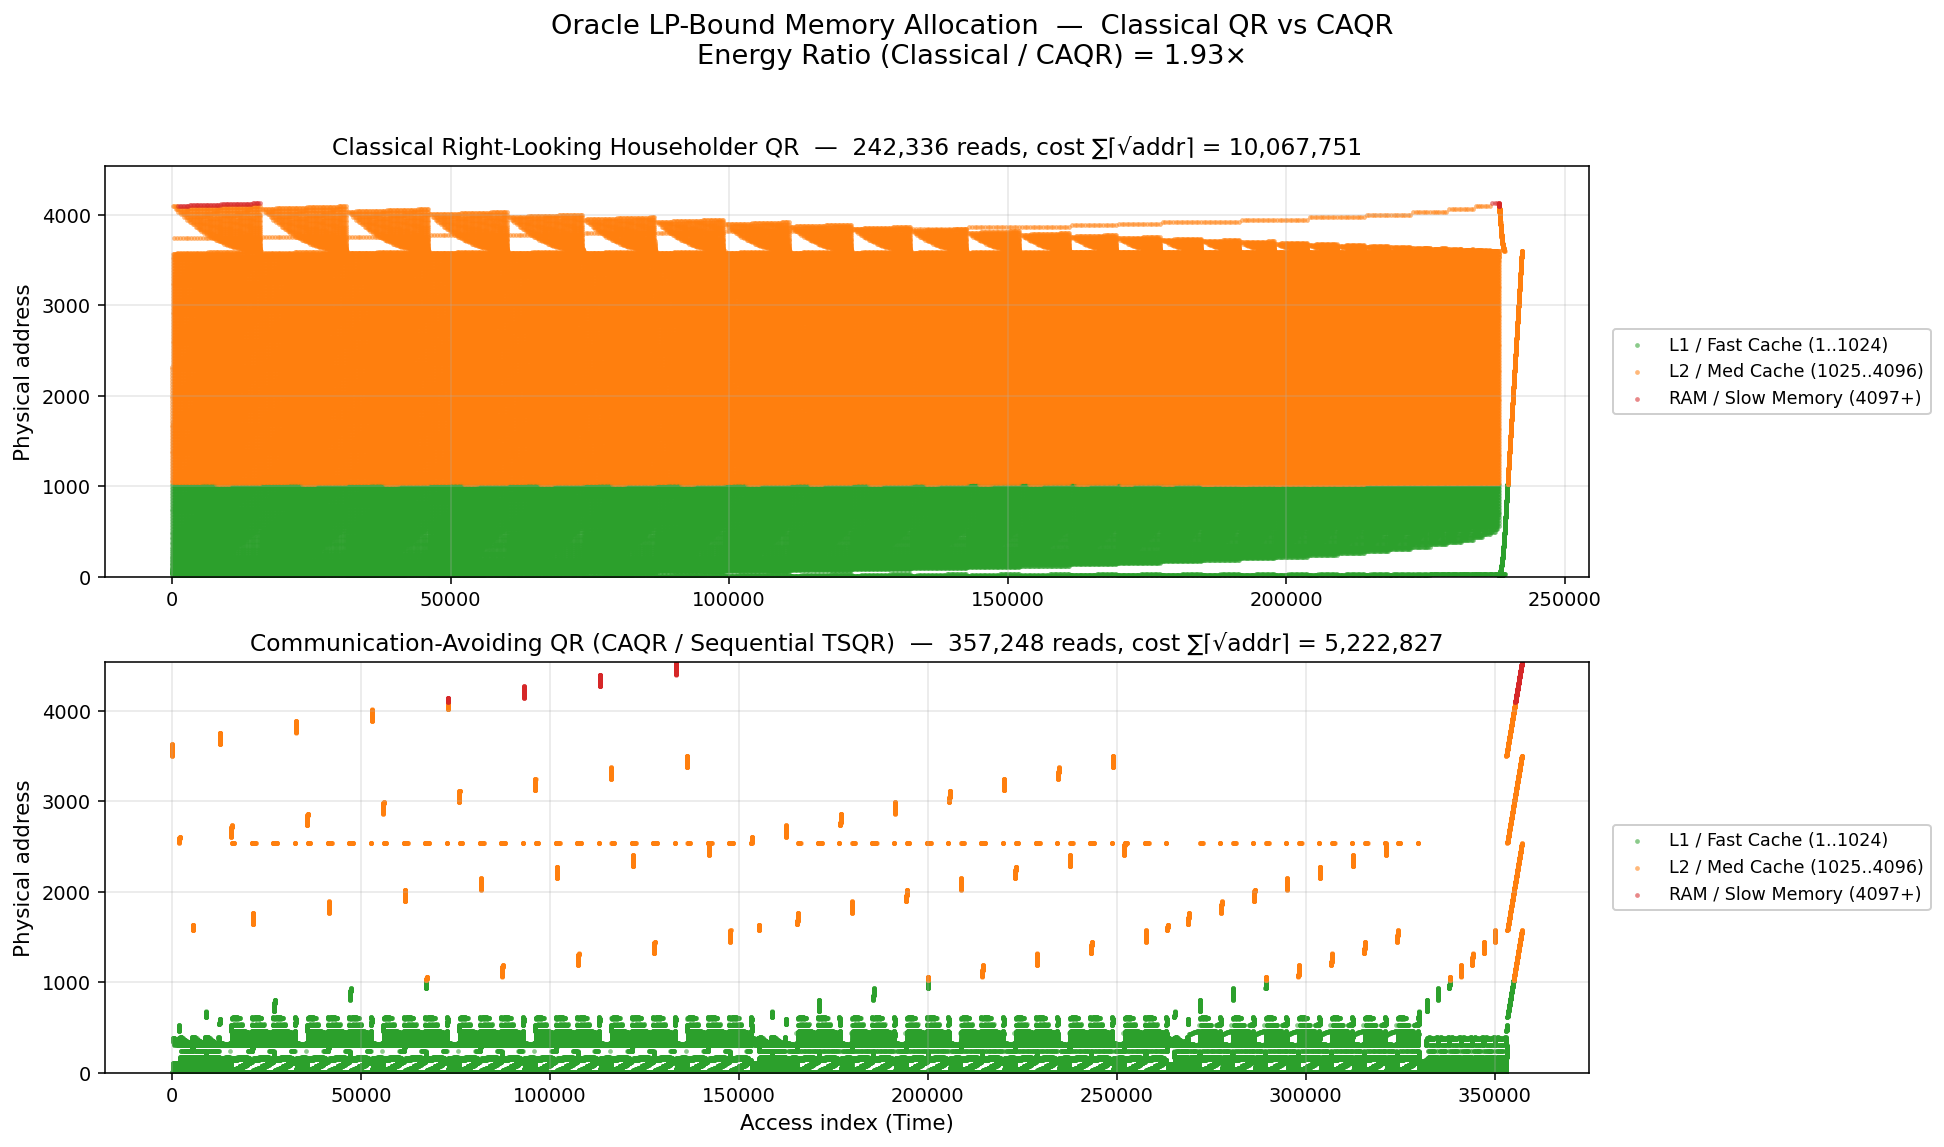

Write Python code to recreate this figure.
#!/Users/yaroslavvb/.local/bin/uv run --script
# /// script
# requires-python = ">=3.9"
# dependencies = ["matplotlib", "numpy"]
# ///
"""Self-contained script comparing CAQR vs Classical Householder QR.

Motivated by Demmel et al. (2008) "Communication-optimal parallel and
sequential QR and LU factorizations".

Generates caqr_vs_classical.png demonstrating the reduction in continuous
data movement (bytedmd cost) when utilizing TSQR panels and CAQR trailing updates.

Run:
    uv run --script caqr_vs_classical.py
"""

import bisect
import math
import os
from typing import List, Tuple

import matplotlib
matplotlib.use('Agg')
import matplotlib.pyplot as plt
import numpy as np

# ============================================================================
# 1. Profile-Guided Oracle Allocator (Approximating Continuous LP Bounds)
# ============================================================================

class OracleAllocator:
    """
    Solves the Interval Packing Problem via Greedy Coloring.
    Phase 1: Records exact lifetimes and access frequencies of variables.
    Phase 2: Ranks variables by read-density and packs them into the optimal
             non-overlapping fixed physical addresses.
    Phase 3: Executes using the perfectly optimized static physical map.
    """
    def __init__(self):
        self.mode = 'trace'
        self.tick = 0
        self.intervals = {}
        self.next_v_addr = 1

        self.v_to_p = {}
        self.memory = {}
        self.cost = 0
        self.log = []

    def alloc(self, size: int) -> int:
        v = self.next_v_addr
        self.next_v_addr += size
        if self.mode == 'trace':
            for i in range(size):
                self.intervals[v + i] = [self.tick, self.tick, 0]
        self.tick += 1
        return v

    def write(self, v_addr: int, val: float) -> None:
        self.tick += 1
        if self.mode == 'trace':
            if v_addr not in self.intervals:
                self.intervals[v_addr] = [self.tick, self.tick, 0]
            else:
                self.intervals[v_addr][1] = self.tick
        else:
            p_addr = self.v_to_p.get(v_addr, v_addr)
            self.memory[p_addr] = val

    def read(self, v_addr: int) -> float:
        self.tick += 1
        if self.mode == 'trace':
            if v_addr not in self.intervals:
                self.intervals[v_addr] = [self.tick, self.tick, 0]
            self.intervals[v_addr][1] = self.tick
            self.intervals[v_addr][2] += 1
            return 0.0
        else:
            p_addr = self.v_to_p.get(v_addr, v_addr)
            self.log.append(p_addr)
            self.cost += math.isqrt(max(0, p_addr - 1)) + 1
            return self.memory.get(p_addr, 0.0)

    def compile(self):
        valid_addrs = [a for a, info in self.intervals.items() if info[2] > 0]

        def sort_key(a):
            start, end, reads = self.intervals[a]
            return (-reads, end - start)

        valid_addrs.sort(key=sort_key)

        tracks = []
        for a in valid_addrs:
            start, end, _ = self.intervals[a]
            assigned_p = -1
            for p, track in enumerate(tracks):
                idx = bisect.bisect_right(track, (start, float('inf')))
                overlap = False
                if idx > 0 and track[idx-1][1] >= start: overlap = True
                if idx < len(track) and track[idx][0] <= end: overlap = True

                if not overlap:
                    track.insert(idx, (start, end))
                    assigned_p = p + 1
                    break

            if assigned_p == -1:
                tracks.append([(start, end)])
                assigned_p = len(tracks)

            self.v_to_p[a] = assigned_p

        self.mode = 'execute'
        self.tick = 0
        self.next_v_addr = 1
        self.memory.clear()
        self.cost = 0
        self.log.clear()


def load_matrix(alloc, M, N):
    ptr = alloc.alloc(M * N)
    for i in range(M):
        for j in range(N):
            alloc.write(ptr + i * N + j, 1.0)
    return ptr

# ============================================================================
# 2. Base Math: Householder QR Components
# ============================================================================

def standard_qr(alloc, pA, pTau, M, N, strideA):
    """Standard column-by-column Householder QR."""
    for j in range(min(M, N)):
        # 1. Compute Norm
        norm_sq = 0.0
        for i in range(j, M):
            val = alloc.read(pA + i * strideA + j)
            norm_sq += val * val

        # 2. Householder vector v & tau
        a_jj = alloc.read(pA + j * strideA + j)
        u0 = a_jj + math.sqrt(max(0.0, norm_sq))
        alloc.write(pA + j * strideA + j, u0)
        alloc.write(pTau + j, 2.0)

        # 3. Update trailing matrix
        for k in range(j + 1, N):
            dot = 0.0
            for i in range(j, M):
                dot += alloc.read(pA + i * strideA + j) * alloc.read(pA + i * strideA + k)

            tau = alloc.read(pTau + j)
            scale = tau * dot

            for i in range(j, M):
                val = alloc.read(pA + i * strideA + k)
                v_i = alloc.read(pA + i * strideA + j)
                alloc.write(pA + i * strideA + k, val - scale * v_i)


def apply_Q_T(alloc, pV, pTau, M, N_V, strideV, pC, N_C, strideC):
    """Applies Q^T (from pV, pTau) to trailing matrix C."""
    for j in range(N_V):
        for k in range(N_C):
            dot = 0.0
            for i in range(j, M):
                dot += alloc.read(pV + i * strideV + j) * alloc.read(pC + i * strideC + k)

            tau = alloc.read(pTau + j)
            scale = tau * dot

            for i in range(j, M):
                val = alloc.read(pC + i * strideC + k)
                v_i = alloc.read(pV + i * strideV + j)
                alloc.write(pC + i * strideC + k, val - scale * v_i)

# ============================================================================
# 3. Communication-Avoiding QR (Sequential TSQR / CAQR)
# ============================================================================

def caqr_panel_step(alloc, pA, start_col, M, N, b, B_row, strideA):
    """Sequential CAQR on a panel of width b, and trailing matrix update."""
    P = M // B_row
    if P == 0: return

    pR_prev = alloc.alloc(b * b)
    C_N = N - start_col - b  # Trailing matrix width

    # === Step 1: Factor first block ===
    pBlock = alloc.alloc(B_row * b)
    pTau = alloc.alloc(b)

    for i in range(B_row):
        for j in range(b):
            alloc.write(pBlock + i * b + j, alloc.read(pA + i * strideA + start_col + j))

    standard_qr(alloc, pBlock, pTau, B_row, b, b)

    for i in range(b):
        for j in range(i, b):
            alloc.write(pR_prev + i * b + j, alloc.read(pBlock + i * b + j))
        for j in range(0, i):
            alloc.write(pR_prev + i * b + j, 0.0)

    # Trailing matrix update for first block
    if C_N > 0:
        for c_start in range(0, C_N, b):
            c_width = min(b, C_N - c_start)
            pCBlock = alloc.alloc(B_row * c_width)
            for i in range(B_row):
                for k in range(c_width):
                    alloc.write(pCBlock + i * c_width + k, alloc.read(pA + i * strideA + start_col + b + c_start + k))

            apply_Q_T(alloc, pBlock, pTau, B_row, b, b, pCBlock, c_width, c_width)

            for i in range(B_row):
                for k in range(c_width):
                    alloc.write(pA + i * strideA + start_col + b + c_start + k, alloc.read(pCBlock + i * c_width + k))

    # Write Q factor back to A
    for i in range(B_row):
        for j in range(b):
            alloc.write(pA + i * strideA + start_col + j, alloc.read(pBlock + i * b + j))

    # === Step 2: Flat tree reduction for remaining blocks ===
    for p in range(1, P):
        start_row = p * B_row

        # 2b x b matrix: top is R_prev, bottom is next block from A
        pTemp = alloc.alloc((b + B_row) * b)
        pTempTau = alloc.alloc(b)

        for i in range(b):
            for j in range(b):
                alloc.write(pTemp + i * b + j, alloc.read(pR_prev + i * b + j))
        for i in range(B_row):
            for j in range(b):
                alloc.write(pTemp + (b + i) * b + j, alloc.read(pA + (start_row + i) * strideA + start_col + j))

        standard_qr(alloc, pTemp, pTempTau, b + B_row, b, b)

        for i in range(b):
            for j in range(i, b):
                alloc.write(pR_prev + i * b + j, alloc.read(pTemp + i * b + j))
            for j in range(0, i):
                alloc.write(pR_prev + i * b + j, 0.0)

        for i in range(B_row):
            for j in range(b):
                alloc.write(pA + (start_row + i) * strideA + start_col + j, alloc.read(pTemp + (b + i) * b + j))

        # Trailing matrix update
        if C_N > 0:
            for c_start in range(0, C_N, b):
                c_width = min(b, C_N - c_start)
                pCTemp = alloc.alloc((b + B_row) * c_width)

                # Load C top part (updated by previous R)
                for i in range(b):
                    for k in range(c_width):
                        alloc.write(pCTemp + i * c_width + k, alloc.read(pA + i * strideA + start_col + b + c_start + k))
                # Load C bottom part (current block)
                for i in range(B_row):
                    for k in range(c_width):
                        alloc.write(pCTemp + (b + i) * c_width + k, alloc.read(pA + (start_row + i) * strideA + start_col + b + c_start + k))

                apply_Q_T(alloc, pTemp, pTempTau, b + B_row, b, b, pCTemp, c_width, c_width)

                # Write back to C
                for i in range(b):
                    for k in range(c_width):
                        alloc.write(pA + i * strideA + start_col + b + c_start + k, alloc.read(pCTemp + i * c_width + k))
                for i in range(B_row):
                    for k in range(c_width):
                        alloc.write(pA + (start_row + i) * strideA + start_col + b + c_start + k, alloc.read(pCTemp + (b + i) * c_width + k))

    # Write the very last R factor to the top b rows of A
    for i in range(b):
        for j in range(b):
            alloc.write(pA + i * strideA + start_col + j, alloc.read(pR_prev + i * b + j))

# ============================================================================
# 4. Execution Wrappers
# ============================================================================

def run_classical_qr(M, N):
    alloc = OracleAllocator()
    def execute():
        pA = load_matrix(alloc, M, N)
        pTau = alloc.alloc(N)
        standard_qr(alloc, pA, pTau, M, N, N)

        for i in range(M):
            for j in range(N):
                alloc.read(pA + i * N + j)
    execute()
    alloc.compile()
    execute()
    return alloc.log, alloc.cost


def run_caqr(M, N, b, B_row):
    alloc = OracleAllocator()
    def execute():
        pA = load_matrix(alloc, M, N)
        for start_col in range(0, N, b):
            width = min(b, N - start_col)
            caqr_panel_step(alloc, pA, start_col, M, N, width, B_row, N)

        for i in range(M):
            for j in range(N):
                alloc.read(pA + i * N + j)
    execute()
    alloc.compile()
    execute()
    return alloc.log, alloc.cost

# ============================================================================
# 5. Plotting
# ============================================================================

REGION_COLORS = {
    'L1 / Fast Cache (1..1024)': 'tab:green',
    'L2 / Med Cache (1025..4096)': 'tab:orange',
    'RAM / Slow Memory (4097+)': 'tab:red',
}

def classify(addr, regions):
    for label, (lo, hi) in regions.items():
        if lo <= addr <= hi: return label
    return 'other'

def plot_panel(ax, addrs, regions, algo_label, cost, y_max):
    xs = np.arange(len(addrs))
    ys = np.array(addrs)
    labels = np.array([classify(int(a), regions) for a in ys])

    for region, color in REGION_COLORS.items():
        if region not in regions: continue
        mask = labels == region
        if mask.any():
            ax.scatter(xs[mask], ys[mask], s=6, alpha=0.55, c=color,
                       label=region, rasterized=True, linewidths=0)

    ax.set_ylabel('Physical address', fontsize=11)
    ax.set_ylim(0, y_max)
    ax.set_title(f'{algo_label}  —  {len(addrs):,} reads, cost ∑⌈√addr⌉ = {cost:,}', fontsize=12)
    ax.grid(True, alpha=0.3)
    ax.legend(fontsize=9, loc='center left', bbox_to_anchor=(1.01, 0.5), framealpha=0.95)

def main():
    M, N = 128, 32
    b, B_row = 8, 16  # Panel width=8, Row Block=16

    print(f"Tracing Classical QR (M={M}, N={N})...")
    class_log, class_cost = run_classical_qr(M, N)

    print(f"Tracing Sequential CAQR (M={M}, N={N}, b={b}, B_row={B_row})...")
    caqr_log, caqr_cost = run_caqr(M, N, b, B_row)

    regions = {
        'L1 / Fast Cache (1..1024)': (1, 1024),
        'L2 / Med Cache (1025..4096)': (1025, 4096),
        'RAM / Slow Memory (4097+)': (4097, float('inf'))
    }

    y_max = max(max(class_log), max(caqr_log)) + 10

    fig, axes = plt.subplots(2, 1, figsize=(14, 8), sharex=False)

    plot_panel(axes[0], class_log, regions, 'Classical Right-Looking Householder QR', class_cost, y_max)
    plot_panel(axes[1], caqr_log, regions, 'Communication-Avoiding QR (CAQR / Sequential TSQR)', caqr_cost, y_max)

    axes[1].set_xlabel('Access index (Time)', fontsize=11)
    fig.suptitle(f'Oracle LP-Bound Memory Allocation  —  Classical QR vs CAQR\n'
                 f'Energy Ratio (Classical / CAQR) = {class_cost / caqr_cost:.2f}×',
                 fontsize=14, y=1.02)

    plt.tight_layout()
    out = os.path.join(os.path.dirname(__file__), 'caqr_vs_classical.png')
    plt.savefig(out, dpi=140, bbox_inches='tight')

    print(f'\nSaved: {out}')
    print(f'Classical QR — {len(class_log):,} accesses, cost {class_cost:,}')
    print(f'CAQR         — {len(caqr_log):,} accesses, cost {caqr_cost:,}')
    print(f'Energy ratio (Classical / CAQR)  = {class_cost / caqr_cost:.2f}×')

if __name__ == '__main__':
    main()
